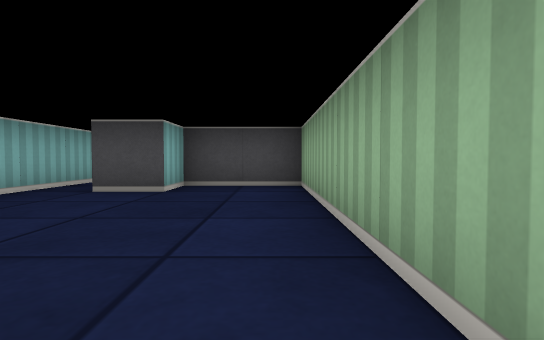
View 1 (above)

13 first-person views from a walk through a cub3D maze. The camera is about half as high as the walls, tilts 2° down and sees 80° across. The floor is counted in squares. Each view is taken from the middle of a square. On the plan, view 1 faces up. The plan holds only what a view shows up to about 9 squares ahead; the rest is blank.

View 2
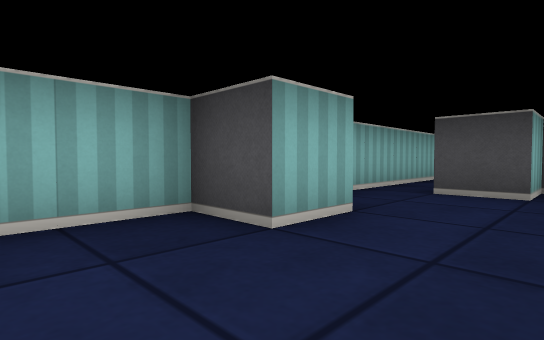

View 3
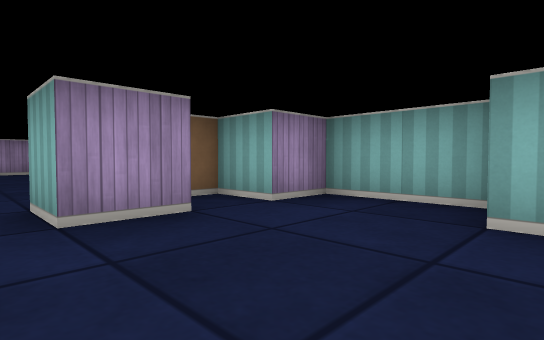

View 4
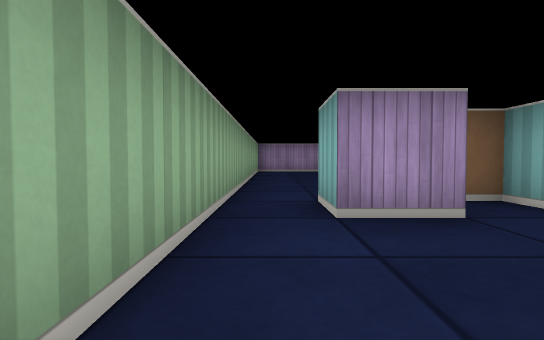

View 5
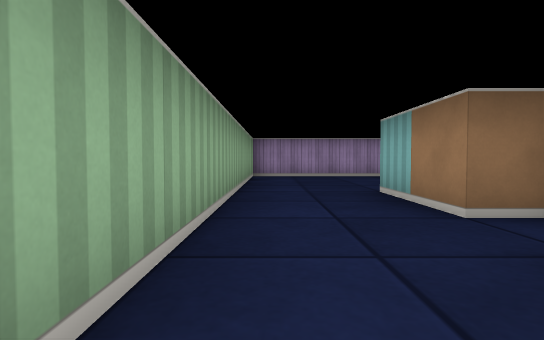

View 6
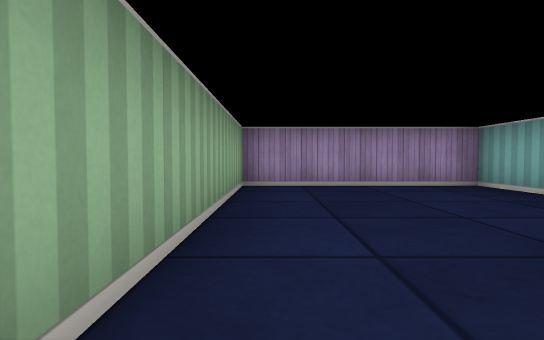

View 7
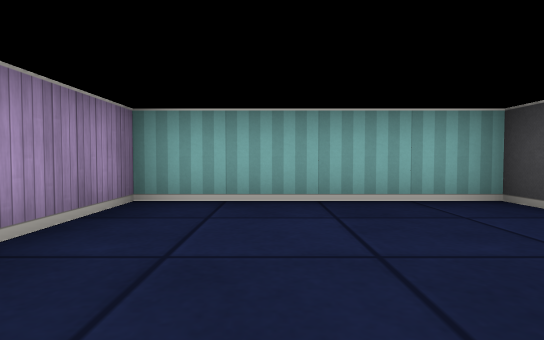

View 8
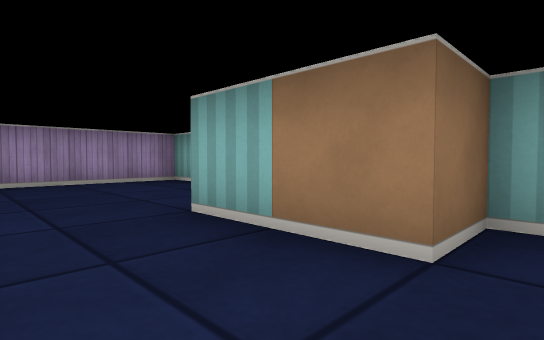

View 9
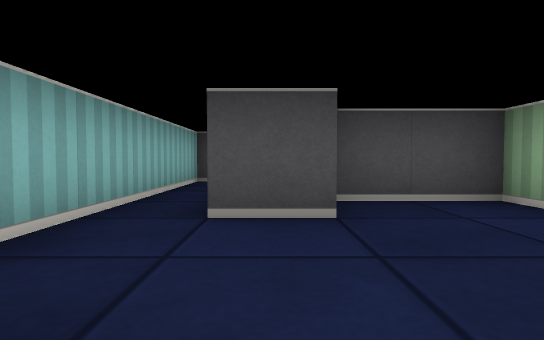

View 10
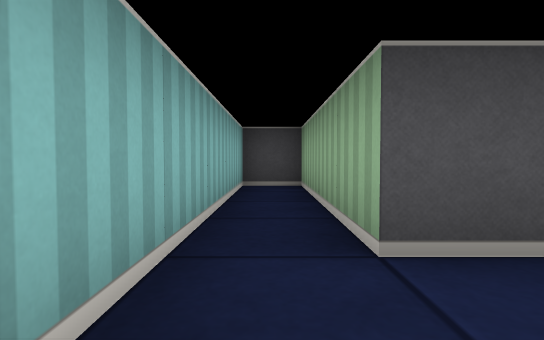

View 11
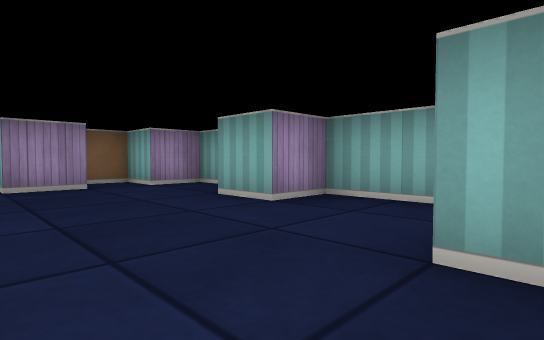

View 12
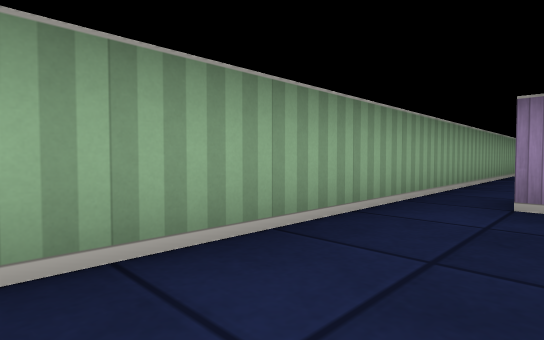

View 13
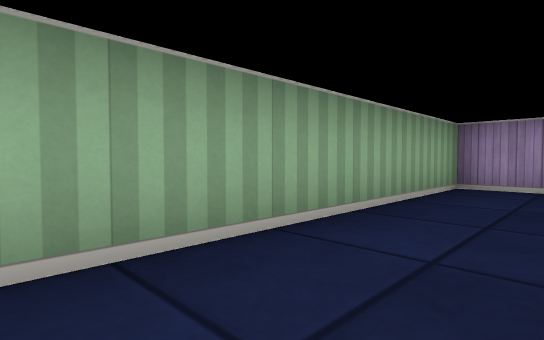

### Floor plan
Points are (right, up) in squares from view 1. A wall is a line through its corners. A room is listed if a view was taken in it or the views show most of it. See-through windows are left out.
Room 1 (views 1, 2, 3, 4, 9, 10, 11, 12)
walls: (-1.6, -0.5) (-0.5, -0.5); (0.5, -0.5) (0.5, 5.5) (-1.5, 5.5) (-1.5, 4.5) (-2.5, 4.5) (-2.5, 8.5) (-3.5, 8.5) (-3.5, 2.5) (-2.5, 2.5) (-2.5, 1.5) (-3.5, 1.5) (-3.5, -0.5) (-2.5, -0.5) (-2.5, -1.5) (-1.8, -1.5)
ways out: opening at (0, -1.5) to room 2
Room 2 (views 5, 6, 7, 8, 13)
walls: (-2.9, -5.5) (-3.5, -5.5) (-3.5, -9.5) (0.5, -9.5) (0.5, -0.5); (-2.6, -3.5) (-1.5, -3.5) (-1.5, -5.5); (-0.5, -0.5) (-0.5, -1.5)
ways out: opening at (0, -1.5) to room 1

Where each view was taken, in squares from view 1:
view 1: 0 up, 0 right, facing up
view 2: 0 up, 1 left, facing up-left
view 3: 2 up, 0 right, facing down-left
view 4: 2 up, 0 right, facing down
view 5: 1 down, 0 right, facing down
view 6: 4 down, 0 right, facing down
view 7: 8 down, 0 right, facing left
view 8: 3 down, 0 right, facing down-left
view 9: 2 up, 2 left, facing up
view 10: 3 up, 3 left, facing up
view 11: 5 up, 0 right, facing down-left
view 12: 3 up, 1 left, facing down-right
view 13: 4 down, 1 left, facing down-right
